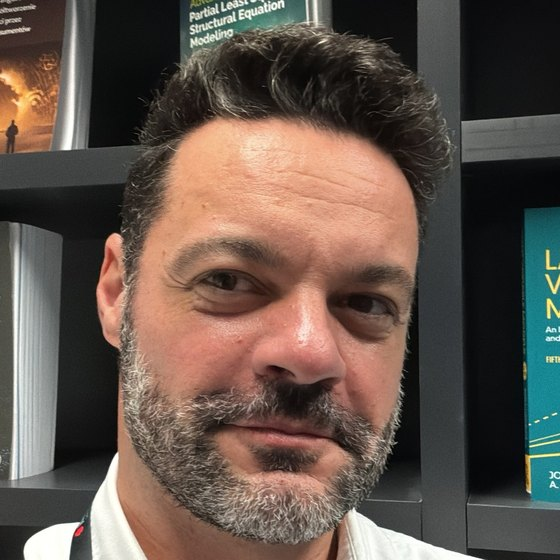
#> input picture assets/bruno.jpg, 560 x 560 px; its folder holds only this picture in this run
$ python make_share_cards.py
#> lines starting #> are read from the running program, lines starting #| are printed output that depends on the picture; after the words box and inside, x2 and y2 are one past the last pixel; in counts of white or black regions, pixels touching at a corner belong together
#!/usr/bin/env python3
"""Make the link-preview images (1200x630) shown when a page is shared on LinkedIn, X, WhatsApp, Slack, etc.

Writes:
  * assets/share/site.png: the default card (home, publications, teaching, consultancy, mentoring);
  * assets/share/papers/<slug>.png: one card per paper page, with the paper's title, journal and year.
The page builders pick these up automatically when they exist. Run it after adding a paper page, then commit
the new image (the publish workflow does not run it). Needs Pillow and fonttools: pip install pillow fonttools brotli
"""
from __future__ import annotations

import html
import io
import sys
import textwrap
from pathlib import Path

import yaml
from fontTools.ttLib import TTFont
from PIL import Image, ImageDraw, ImageFont, ImageOps

ROOT = Path(__file__).resolve().parent.parent
OUT = ROOT / "assets" / "share"
INK, INK_SOFT, AMBER, WHITE, MUTED = (21, 32, 59), (38, 51, 90), (224, 161, 42), (255, 255, 255), (201, 208, 224)
W, H = 1200, 630


def font(name: str, size: int, weight: int) -> ImageFont.FreeTypeFont:
    """Load a self-hosted variable WOFF2 (assets/fonts) at the given weight."""
    tt = TTFont(ROOT / "assets" / "fonts" / f"{name}-latin.woff2")
    tt.flavor = None
    buf = io.BytesIO()
    tt.save(buf)
    buf.seek(0)
    f = ImageFont.truetype(buf, size)
    try:
        axes = f.get_variation_axes()
        vals = []
        for a in axes:
            tag = a.get("name", b"")
            tag = tag.decode() if isinstance(tag, bytes) else str(tag)
            if tag.lower().startswith("weight"):
                vals.append(weight)
            elif tag.lower().startswith("optical"):
                vals.append(min(max(size * 0.75, a["minimum"]), a["maximum"]))
            else:
                vals.append(a["default"])
        f.set_variation_by_axes(vals)
    except Exception:
        pass
    return f


def base() -> tuple[Image.Image, ImageDraw.ImageDraw]:
    im = Image.new("RGB", (W, H), INK)
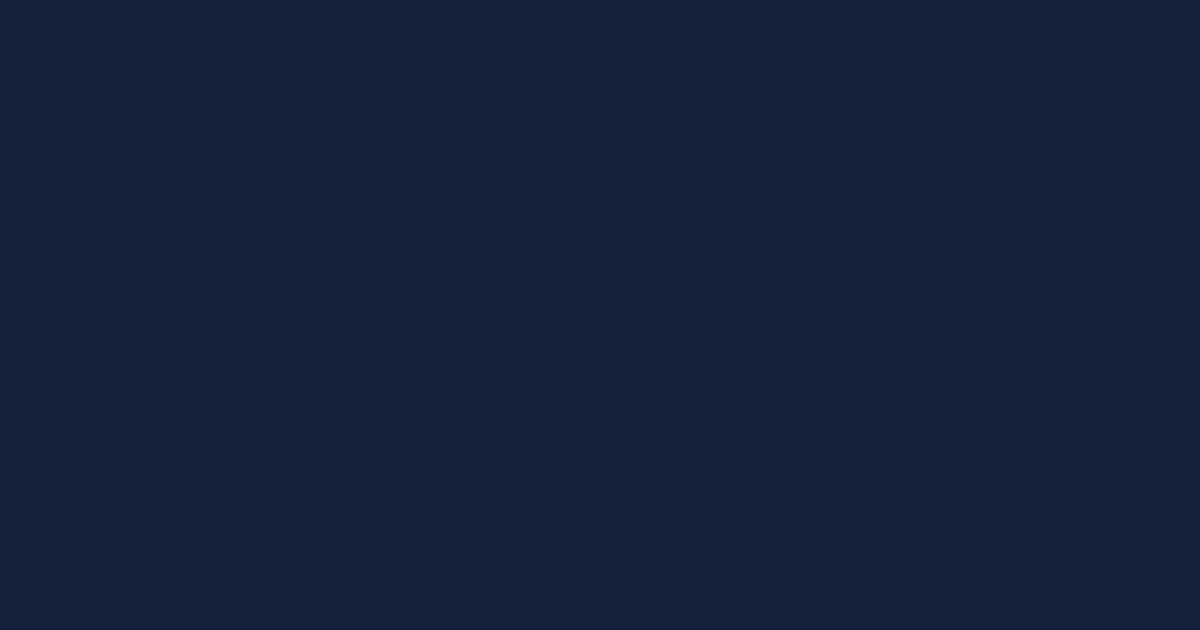
#> im: PIL image 1200x630 RGB; mean R, G, B 21, 32, 59
    d = ImageDraw.Draw(im)
    d.rectangle([0, H - 14, W, H], fill=AMBER)
    return im, d


# [12 lines left out: function wrap, not called in this run]


def site_card() -> None:
    im, d = base()
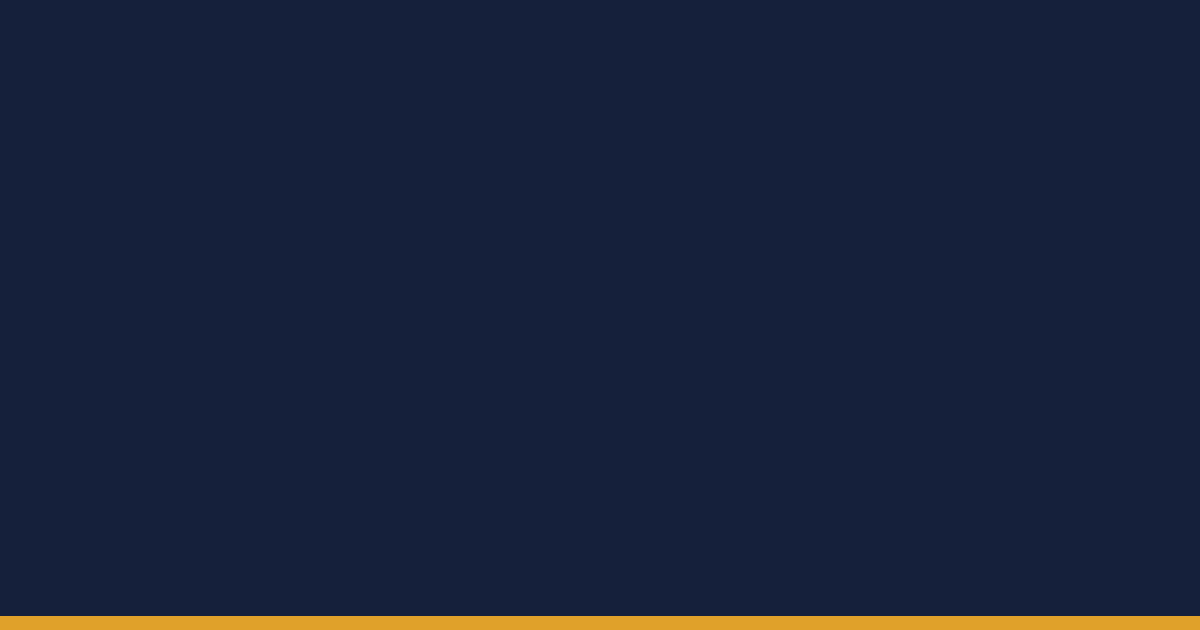
#> im: PIL image 1200x630 RGB; mean R, G, B 25.5, 34.9, 58.6
    photo = Image.open(ROOT / "assets" / "bruno.jpg").convert("RGB")
#> photo is the input picture: PIL image 560x560 RGB; mean R, G, B 99.6, 85.6, 76.7
    photo = ImageOps.fit(photo, (300, 300), Image.LANCZOS)
#> photo: PIL image 300x300 RGB
    mask = Image.new("L", (300, 300), 0)
#> mask: PIL image 300x300 L; every value is 0
    ImageDraw.Draw(mask).ellipse([0, 0, 299, 299], fill=255)
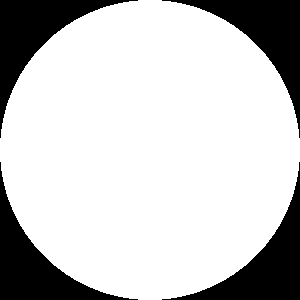
#> mask: PIL image 300x300 L; 78.5% white; 4 black regions, box (x1, y1, x2, y2) and area: (0, 0, 138, 138) 4846, (162, 0, 300, 138) 4846, (0, 162, 138, 300) 4846, (162, 162, 300, 300) 4846
    d.ellipse([84, 151, 396, 463], outline=AMBER, width=6)
    im.paste(photo, (90, 157), mask)
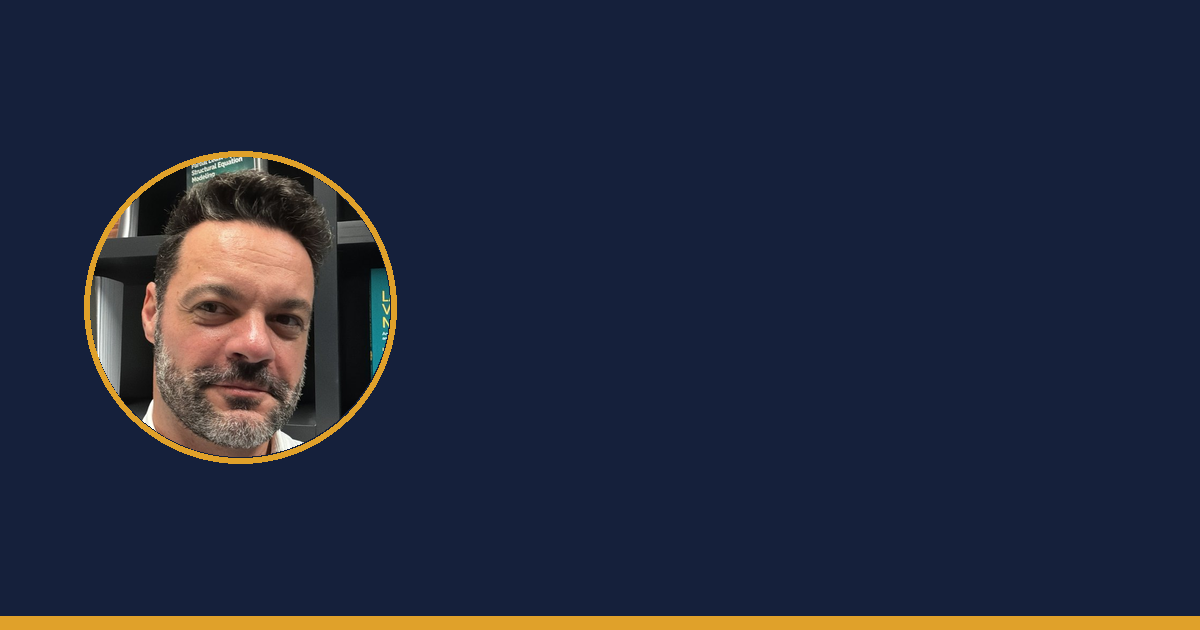
#> im: PIL image 1200x630 RGB; mean R, G, B 34.8, 40.8, 60
    x = 460
    d.text((x, 170), "Bruno Schivinski", font=font("newsreader", 72, 500), fill=WHITE)
    d.text((x, 268), "Associate Professor of Marketing", font=font("hanken-grotesk", 34, 500), fill=WHITE)
    d.text((x, 314), "Gdańsk University of Technology", font=font("hanken-grotesk", 34, 400), fill=MUTED)
    d.text((x, 392), "Consumer engagement · digital and social media", font=font("hanken-grotesk", 28, 400), fill=MUTED)
    d.text((x, 432), "Marketing in 3, new issues every Monday and Thursday", font=font("hanken-grotesk", 28, 400), fill=MUTED)
    d.text((x, 520), "schivinski.com", font=font("hanken-grotesk", 28, 600), fill=AMBER)
    OUT.mkdir(parents=True, exist_ok=True)
    im.save(OUT / "site.png", optimize=True)


# [29 lines left out: function paper_card, not called in this run]


def main() -> int:
    site_card()
    for f in sorted((ROOT / "papers" / "data").glob("*.yml")):
        p = yaml.safe_load(f.read_text(encoding="utf-8")) or {}
        if p.get("title"):
            paper_card(f.stem, p)
    print("share cards written to", OUT.relative_to(ROOT))
    return 0


if __name__ == "__main__":
#> (the run stopped early here; a loop or call above may not have finished)
